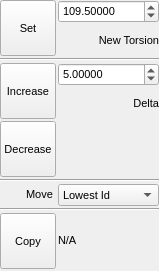
<?xml version="1.0" encoding="UTF-8"?>
<ui version="4.0">
 <class>TransformTorsionPopup</class>
 <widget class="QWidget" name="TransformTorsionPopup">
  <property name="geometry">
   <rect>
    <x>0</x>
    <y>0</y>
    <width>158</width>
    <height>271</height>
   </rect>
  </property>
  <property name="sizePolicy">
   <sizepolicy hsizetype="Minimum" vsizetype="Minimum">
    <horstretch>0</horstretch>
    <verstretch>0</verstretch>
   </sizepolicy>
  </property>
  <property name="font">
   <font>
    <pointsize>8</pointsize>
   </font>
  </property>
  <property name="windowTitle">
   <string>Transform Angle Popup</string>
  </property>
  <layout class="QGridLayout" name="gridLayout">
   <property name="leftMargin">
    <number>0</number>
   </property>
   <property name="topMargin">
    <number>0</number>
   </property>
   <property name="rightMargin">
    <number>0</number>
   </property>
   <property name="bottomMargin">
    <number>0</number>
   </property>
   <property name="spacing">
    <number>2</number>
   </property>
   <item row="0" column="1">
    <layout class="QVBoxLayout" name="verticalLayout">
     <property name="spacing">
      <number>2</number>
     </property>
     <item>
      <widget class="QDoubleSpinBox" name="NewTorsionSpin">
       <property name="sizePolicy">
        <sizepolicy hsizetype="Expanding" vsizetype="Fixed">
         <horstretch>0</horstretch>
         <verstretch>0</verstretch>
        </sizepolicy>
       </property>
       <property name="toolTip">
        <string>New torsion to apply</string>
       </property>
       <property name="decimals">
        <number>5</number>
       </property>
       <property name="maximum">
        <double>1000.000000000000000</double>
       </property>
       <property name="singleStep">
        <double>1.000000000000000</double>
       </property>
       <property name="value">
        <double>109.500000000000000</double>
       </property>
      </widget>
     </item>
     <item>
      <widget class="QLabel" name="label">
       <property name="text">
        <string>New Torsion</string>
       </property>
       <property name="alignment">
        <set>Qt::AlignRight|Qt::AlignTrailing|Qt::AlignVCenter</set>
       </property>
      </widget>
     </item>
    </layout>
   </item>
   <item row="0" column="0">
    <widget class="QToolButton" name="SetTorsionButton">
     <property name="minimumSize">
      <size>
       <width>56</width>
       <height>56</height>
      </size>
     </property>
     <property name="maximumSize">
      <size>
       <width>56</width>
       <height>56</height>
      </size>
     </property>
     <property name="toolTip">
      <string>Set torsions of all bonds in the current selection to the value provided</string>
     </property>
     <property name="text">
      <string>Set</string>
     </property>
     <property name="icon">
      <iconset resource="icons.qrc">
       <normaloff>:/transform/icons/transform_torsion.svg</normaloff>:/transform/icons/transform_torsion.svg</iconset>
     </property>
     <property name="iconSize">
      <size>
       <width>30</width>
       <height>30</height>
      </size>
     </property>
     <property name="checkable">
      <bool>false</bool>
     </property>
     <property name="autoExclusive">
      <bool>false</bool>
     </property>
     <property name="toolButtonStyle">
      <enum>Qt::ToolButtonTextUnderIcon</enum>
     </property>
     <property name="autoRaise">
      <bool>false</bool>
     </property>
    </widget>
   </item>
   <item row="1" column="0" colspan="2">
    <widget class="Line" name="line">
     <property name="orientation">
      <enum>Qt::Horizontal</enum>
     </property>
    </widget>
   </item>
   <item row="7" column="0">
    <widget class="QToolButton" name="CopyCurrentTorsionButton">
     <property name="minimumSize">
      <size>
       <width>56</width>
       <height>56</height>
      </size>
     </property>
     <property name="maximumSize">
      <size>
       <width>56</width>
       <height>56</height>
      </size>
     </property>
     <property name="toolTip">
      <string>Copy torsion from current selection (set as new torsion)</string>
     </property>
     <property name="text">
      <string>Copy</string>
     </property>
     <property name="icon">
      <iconset resource="icons.qrc">
       <normaloff>:/edit/icons/edit_copy.svg</normaloff>:/edit/icons/edit_copy.svg</iconset>
     </property>
     <property name="iconSize">
      <size>
       <width>30</width>
       <height>30</height>
      </size>
     </property>
     <property name="checkable">
      <bool>false</bool>
     </property>
     <property name="autoExclusive">
      <bool>false</bool>
     </property>
     <property name="toolButtonStyle">
      <enum>Qt::ToolButtonTextUnderIcon</enum>
     </property>
     <property name="autoRaise">
      <bool>false</bool>
     </property>
    </widget>
   </item>
   <item row="2" column="1">
    <layout class="QVBoxLayout" name="verticalLayout_2">
     <property name="spacing">
      <number>2</number>
     </property>
     <item>
      <widget class="QDoubleSpinBox" name="DeltaSpin">
       <property name="sizePolicy">
        <sizepolicy hsizetype="Expanding" vsizetype="Fixed">
         <horstretch>0</horstretch>
         <verstretch>0</verstretch>
        </sizepolicy>
       </property>
       <property name="toolTip">
        <string>Torsion delta to apply</string>
       </property>
       <property name="suffix">
        <string/>
       </property>
       <property name="decimals">
        <number>5</number>
       </property>
       <property name="maximum">
        <double>1000.000000000000000</double>
       </property>
       <property name="singleStep">
        <double>1.000000000000000</double>
       </property>
       <property name="value">
        <double>5.000000000000000</double>
       </property>
      </widget>
     </item>
     <item>
      <widget class="QLabel" name="label_2">
       <property name="text">
        <string>Delta</string>
       </property>
       <property name="alignment">
        <set>Qt::AlignRight|Qt::AlignTrailing|Qt::AlignVCenter</set>
       </property>
      </widget>
     </item>
    </layout>
   </item>
   <item row="3" column="0">
    <widget class="QToolButton" name="DecreaseTorsionButton">
     <property name="minimumSize">
      <size>
       <width>56</width>
       <height>56</height>
      </size>
     </property>
     <property name="maximumSize">
      <size>
       <width>56</width>
       <height>56</height>
      </size>
     </property>
     <property name="toolTip">
      <string>Decrease all bond torsions in the current selection by the delta specified</string>
     </property>
     <property name="text">
      <string>Decrease</string>
     </property>
     <property name="icon">
      <iconset resource="icons.qrc">
       <normaloff>:/basic/icons/basic_minus.svg</normaloff>:/basic/icons/basic_minus.svg</iconset>
     </property>
     <property name="iconSize">
      <size>
       <width>30</width>
       <height>30</height>
      </size>
     </property>
     <property name="checkable">
      <bool>false</bool>
     </property>
     <property name="autoExclusive">
      <bool>false</bool>
     </property>
     <property name="toolButtonStyle">
      <enum>Qt::ToolButtonTextUnderIcon</enum>
     </property>
     <property name="autoRaise">
      <bool>false</bool>
     </property>
    </widget>
   </item>
   <item row="2" column="0">
    <widget class="QToolButton" name="IncreaseTorsionButton">
     <property name="minimumSize">
      <size>
       <width>56</width>
       <height>56</height>
      </size>
     </property>
     <property name="maximumSize">
      <size>
       <width>56</width>
       <height>56</height>
      </size>
     </property>
     <property name="toolTip">
      <string>Increase all bond torsions in the current selection by the delta specified</string>
     </property>
     <property name="text">
      <string>Increase</string>
     </property>
     <property name="icon">
      <iconset resource="icons.qrc">
       <normaloff>:/basic/icons/basic_plus.svg</normaloff>:/basic/icons/basic_plus.svg</iconset>
     </property>
     <property name="iconSize">
      <size>
       <width>30</width>
       <height>30</height>
      </size>
     </property>
     <property name="checkable">
      <bool>false</bool>
     </property>
     <property name="autoExclusive">
      <bool>false</bool>
     </property>
     <property name="toolButtonStyle">
      <enum>Qt::ToolButtonTextUnderIcon</enum>
     </property>
     <property name="autoRaise">
      <bool>false</bool>
     </property>
    </widget>
   </item>
   <item row="7" column="1">
    <widget class="QLabel" name="TorsionLabel">
     <property name="text">
      <string>N/A</string>
     </property>
     <property name="textFormat">
      <enum>Qt::RichText</enum>
     </property>
    </widget>
   </item>
   <item row="4" column="0" colspan="2">
    <widget class="Line" name="line_2">
     <property name="orientation">
      <enum>Qt::Horizontal</enum>
     </property>
    </widget>
   </item>
   <item row="6" column="0" colspan="2">
    <widget class="Line" name="line_3">
     <property name="orientation">
      <enum>Qt::Horizontal</enum>
     </property>
    </widget>
   </item>
   <item row="5" column="1">
    <widget class="QComboBox" name="MoveTypeCombo">
     <property name="toolTip">
      <string>Whether to move the atom with lowest or highest id, or both ends equally</string>
     </property>
     <item>
      <property name="text">
       <string>Lowest Id</string>
      </property>
     </item>
     <item>
      <property name="text">
       <string>Highest Id</string>
      </property>
     </item>
     <item>
      <property name="text">
       <string>Lightest Atom</string>
      </property>
     </item>
     <item>
      <property name="text">
       <string>Heaviest Atom</string>
      </property>
     </item>
     <item>
      <property name="text">
       <string>Both</string>
      </property>
     </item>
    </widget>
   </item>
   <item row="5" column="0">
    <widget class="QLabel" name="MoveTypeLabel">
     <property name="text">
      <string>Move </string>
     </property>
     <property name="textFormat">
      <enum>Qt::RichText</enum>
     </property>
     <property name="alignment">
      <set>Qt::AlignRight|Qt::AlignTrailing|Qt::AlignVCenter</set>
     </property>
    </widget>
   </item>
  </layout>
 </widget>
 <tabstops>
  <tabstop>SetTorsionButton</tabstop>
  <tabstop>NewTorsionSpin</tabstop>
  <tabstop>IncreaseTorsionButton</tabstop>
  <tabstop>DecreaseTorsionButton</tabstop>
  <tabstop>DeltaSpin</tabstop>
  <tabstop>MoveTypeCombo</tabstop>
  <tabstop>CopyCurrentTorsionButton</tabstop>
 </tabstops>
 <resources>
  <include location="icons.qrc"/>
 </resources>
 <connections/>
</ui>
